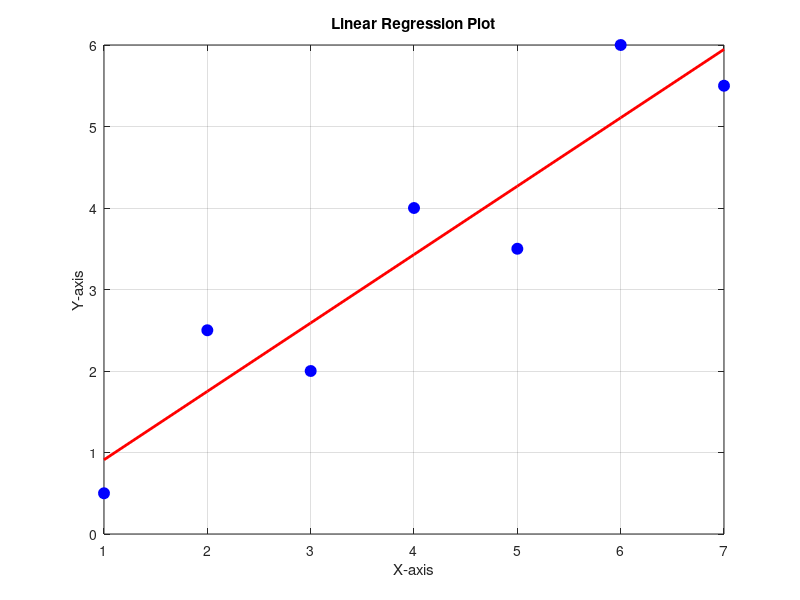

Reproduce this figure in MATLAB.
clc
clear
x = [1,2, 3, 4, 5 ,6, 7];
y = [0.5, 2.5, 2 ,4, 3.5, 6 ,5.5];
n = length(x); 
x1 = sum(x);
y1 = sum(y);
xxx = x1/n;
yy = y1/n;
xx = x.*y;
sxy = sum(xx);
x2 = x.^2;
x3 = sum(x2);
ymyf = (y-yy).^2;

a1 = (n*(sxy)-((x1)*(y1)))/(n*(x3)-(x1)^2);
a0 = yy - a1*(xxx);
yf = a0 + a1*(x);
plot(x,y,'bo','MarkerSize', 8 ,'MarkerFaceColor', 'b')
hold on 
plot(x,yf, 'r-', 'LineWidth', 2)
xlabel('X-axis')
ylabel('Y-axis')
title('Linear Regression Plot')
grid on 
